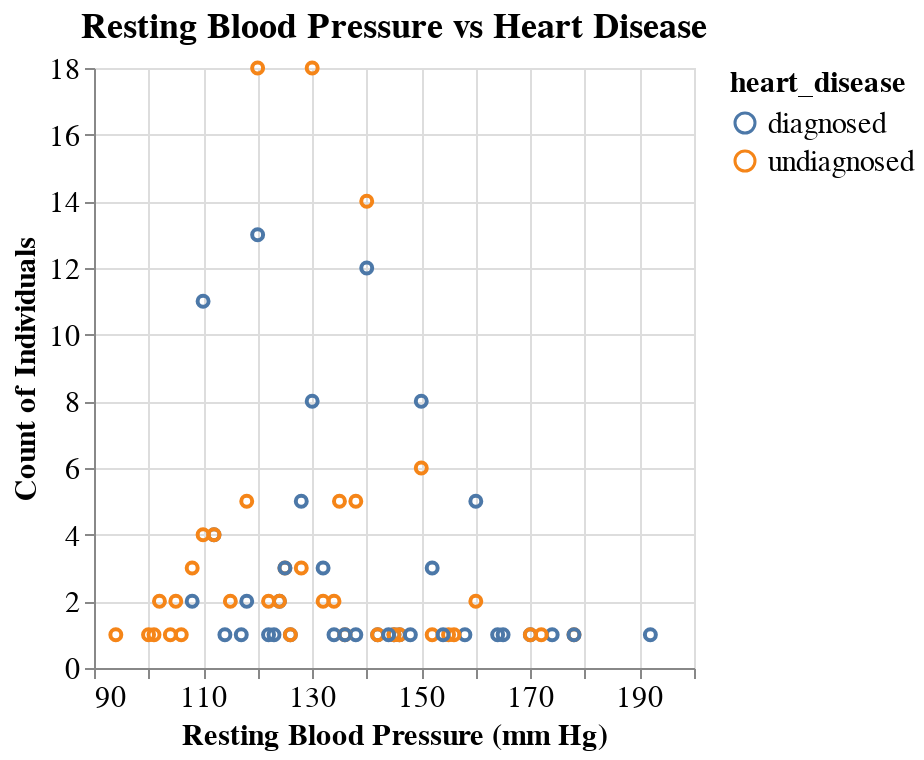

The notebook cell this image was saved under:
### Markdown cell above
Here we see that for the asymptomatic type of chest pain, the majority of people have been disagnosed with heart disease. Non-anginal pain is the second most recorded chest pain type, but the large portion of it is subjected to undiagnosed for heart disease.

When compared to the other types of chest pain, the data may indicate a slight correlation between an asymptomatic type of pain and heart disease; although, chest pain alone might not be a good indicator of heart disease.

### Code cell
resting_blood_pressure_graph = (
    alt.Chart(hd_train, title = "Resting Blood Pressure vs Heart Disease")  
    .mark_point()
    .encode(
        x=alt.X("resting_blood_pressure", title= "Resting Blood Pressure (mm Hg)", scale=alt.Scale(zero=False)), 
        y=alt.Y("count()", title= "Count of Individuals"),
        color="heart_disease"
    )
)
resting_blood_pressure_graph

### Figure 1 — Vega-Lite specification as saved in the notebook (floating-point values rounded to 4 significant figures; data arrays with more than 128 entries replaced by an {"elided": "..."} marker saying what was removed)
{"config": {"view": {"height": 300, "width": 300}, "title": {"fontSize": 18}, "axisX": {"labelFontSize": 15, "titleFontSize": 15}, "axisY": {"labelFontSize": 15, "titleFontSize": 15}, "legend": {"labelFontSize": 15, "titleFontSize": 15}}, "data": {"name": "data-744d19271f49cf2d8f27d15052225394"}, "mark": "point", "encoding": {"color": {"field": "heart_disease", "type": "nominal"}, "x": {"field": "resting_blood_pressure", "scale": {"zero": false}, "title": "Resting Blood Pressure (mm Hg)", "type": "quantitative"}, "y": {"aggregate": "count", "title": "Count of Individuals", "type": "quantitative"}}, "title": "Resting Blood Pressure vs Heart Disease", "$schema": "https://vega.github.io/schema/vega-lite/v4.17.0.json", "datasets": {"data-744d19271f49cf2d8f27d15052225394": {"elided": "222 records"}}}
